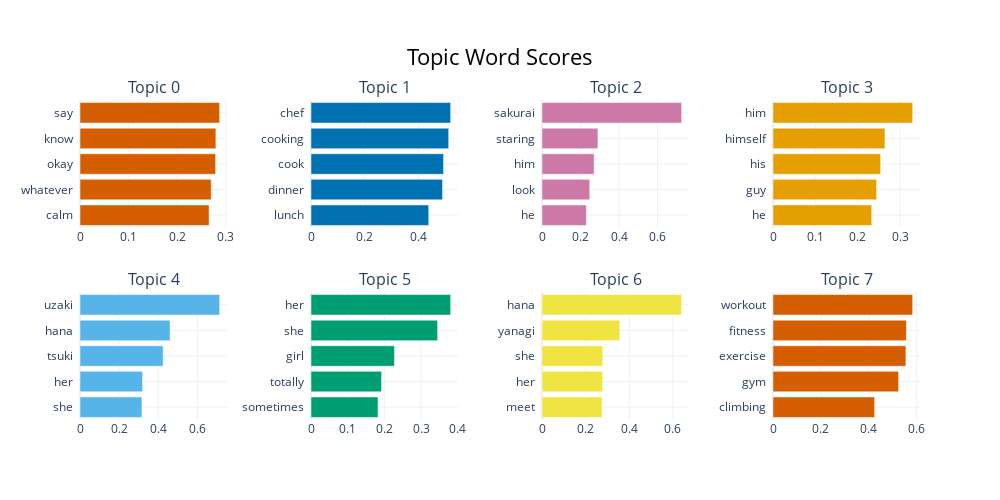

Here is the notebook cell this chart was saved with:
### Code cell
from bertopic.representation import KeyBERTInspired

# Update the model with a more sophisticated representation.
representation_model = KeyBERTInspired()
topic_model.update_topics(docs, representation_model=representation_model)

# Now, when you run visualize_barchart(), the words will be much more descriptive.

# 1. Topic Word Scores (bar charts)
topic_model.visualize_barchart()

### Figure 1 — Plotly figure (JSON) as saved in the notebook; plotly's stock layout.template omitted (floating-point values rounded to 4 significant figures)
{"data": [{"marker": {"color": "#D55E00"}, "orientation": "h", "type": "bar", "x": [0.2653, 0.2696, 0.2787, 0.2793, 0.287], "xaxis": "x", "y": ["calm  ", "whatever  ", "okay  ", "know  ", "say  "], "yaxis": "y"}, {"marker": {"color": "#0072B2"}, "orientation": "h", "type": "bar", "x": [0.4379, 0.4893, 0.4932, 0.5122, 0.5194], "xaxis": "x2", "y": ["lunch  ", "dinner  ", "cook  ", "cooking  ", "chef  "], "yaxis": "y2"}, {"marker": {"color": "#CC79A7"}, "orientation": "h", "type": "bar", "x": [0.2306, 0.248, 0.2707, 0.2905, 0.7252], "xaxis": "x3", "y": ["he  ", "look  ", "him  ", "staring  ", "sakurai  "], "yaxis": "y3"}, {"marker": {"color": "#E69F00"}, "orientation": "h", "type": "bar", "x": [0.2328, 0.2443, 0.2538, 0.264, 0.3293], "xaxis": "x4", "y": ["he  ", "guy  ", "his  ", "himself  ", "him  "], "yaxis": "y4"}, {"marker": {"color": "#56B4E9"}, "orientation": "h", "type": "bar", "x": [0.3167, 0.3198, 0.425, 0.4605, 0.7138], "xaxis": "x5", "y": ["she  ", "her  ", "tsuki  ", "hana  ", "uzaki  "], "yaxis": "y5"}, {"marker": {"color": "#009E73"}, "orientation": "h", "type": "bar", "x": [0.1827, 0.1924, 0.2276, 0.3453, 0.3809], "xaxis": "x6", "y": ["sometimes  ", "totally  ", "girl  ", "she  ", "her  "], "yaxis": "y6"}, {"marker": {"color": "#F0E442"}, "orientation": "h", "type": "bar", "x": [0.2753, 0.278, 0.2785, 0.3565, 0.6401], "xaxis": "x7", "y": ["meet  ", "her  ", "she  ", "yanagi  ", "hana  "], "yaxis": "y7"}, {"marker": {"color": "#D55E00"}, "orientation": "h", "type": "bar", "x": [0.4244, 0.5245, 0.5551, 0.557, 0.5833], "xaxis": "x8", "y": ["climbing  ", "gym  ", "exercise  ", "fitness  ", "workout  "], "yaxis": "y8"}], "layout": {"annotations": [{"font": {"size": 16}, "showarrow": false, "text": "Topic 0", "x": 0.0875, "xanchor": "center", "xref": "paper", "y": 1, "yanchor": "bottom", "yref": "paper"}, {"font": {"size": 16}, "showarrow": false, "text": "Topic 1", "x": 0.3625, "xanchor": "center", "xref": "paper", "y": 1, "yanchor": "bottom", "yref": "paper"}, {"font": {"size": 16}, "showarrow": false, "text": "Topic 2", "x": 0.6375, "xanchor": "center", "xref": "paper", "y": 1, "yanchor": "bottom", "yref": "paper"}, {"font": {"size": 16}, "showarrow": false, "text": "Topic 3", "x": 0.9125, "xanchor": "center", "xref": "paper", "y": 1, "yanchor": "bottom", "yref": "paper"}, {"font": {"size": 16}, "showarrow": false, "text": "Topic 4", "x": 0.0875, "xanchor": "center", "xref": "paper", "y": 0.4, "yanchor": "bottom", "yref": "paper"}, {"font": {"size": 16}, "showarrow": false, "text": "Topic 5", "x": 0.3625, "xanchor": "center", "xref": "paper", "y": 0.4, "yanchor": "bottom", "yref": "paper"}, {"font": {"size": 16}, "showarrow": false, "text": "Topic 6", "x": 0.6375, "xanchor": "center", "xref": "paper", "y": 0.4, "yanchor": "bottom", "yref": "paper"}, {"font": {"size": 16}, "showarrow": false, "text": "Topic 7", "x": 0.9125, "xanchor": "center", "xref": "paper", "y": 0.4, "yanchor": "bottom", "yref": "paper"}], "height": 500, "hoverlabel": {"bgcolor": "white", "font": {"family": "Rockwell", "size": 16}}, "showlegend": false, "title": {"font": {"color": "Black", "size": 22}, "text": "Topic Word Scores", "x": 0.5, "xanchor": "center", "yanchor": "top"}, "width": 1000, "xaxis": {"anchor": "y", "domain": [0, 0.175], "showgrid": true}, "xaxis2": {"anchor": "y2", "domain": [0.275, 0.45], "showgrid": true}, "xaxis3": {"anchor": "y3", "domain": [0.55, 0.725], "showgrid": true}, "xaxis4": {"anchor": "y4", "domain": [0.825, 1], "showgrid": true}, "xaxis5": {"anchor": "y5", "domain": [0, 0.175], "showgrid": true}, "xaxis6": {"anchor": "y6", "domain": [0.275, 0.45], "showgrid": true}, "xaxis7": {"anchor": "y7", "domain": [0.55, 0.725], "showgrid": true}, "xaxis8": {"anchor": "y8", "domain": [0.825, 1], "showgrid": true}, "yaxis": {"anchor": "x", "domain": [0.6, 1], "showgrid": true}, "yaxis2": {"anchor": "x2", "domain": [0.6, 1], "showgrid": true}, "yaxis3": {"anchor": "x3", "domain": [0.6, 1], "showgrid": true}, "yaxis4": {"anchor": "x4", "domain": [0.6, 1], "showgrid": true}, "yaxis5": {"anchor": "x5", "domain": [0, 0.4], "showgrid": true}, "yaxis6": {"anchor": "x6", "domain": [0, 0.4], "showgrid": true}, "yaxis7": {"anchor": "x7", "domain": [0, 0.4], "showgrid": true}, "yaxis8": {"anchor": "x8", "domain": [0, 0.4], "showgrid": true}}}
